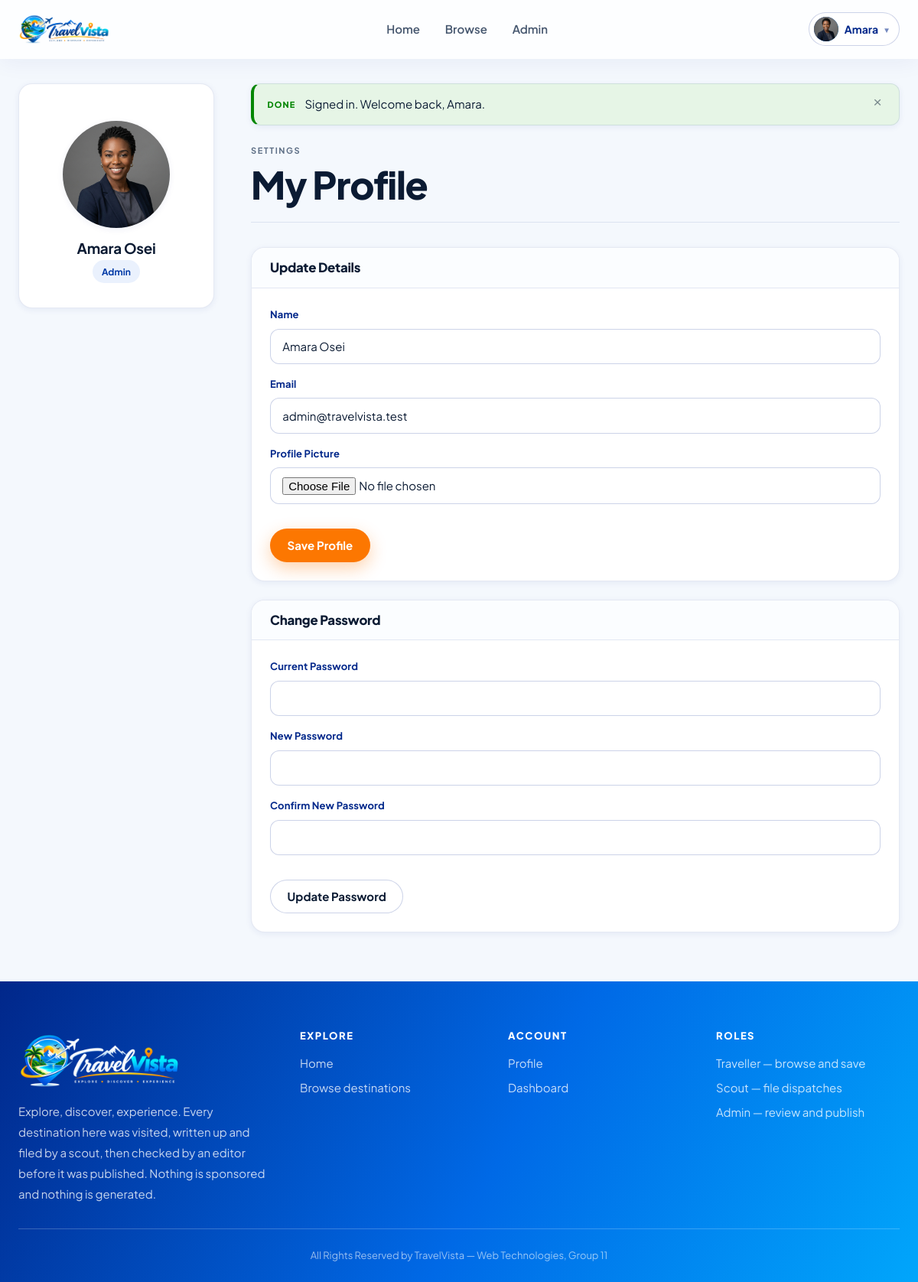
/?page=profile (signed in), run on the app's committed database.
### tables this page shows
CREATE TABLE `users` (
  `id` int(10) unsigned NOT NULL AUTO_INCREMENT,
  `name` varchar(100) NOT NULL,
  `email` varchar(150) NOT NULL,
  `password_hash` varchar(255) NOT NULL,
  `role` enum('admin','scout','user') NOT NULL DEFAULT 'user',
  `is_verified` tinyint(1) NOT NULL DEFAULT 0,
  `profile_picture` varchar(255) DEFAULT NULL,
  `remember_token` varchar(255) DEFAULT NULL,
  `created_at` datetime NOT NULL DEFAULT current_timestamp(),
  PRIMARY KEY (`id`),
  UNIQUE KEY `uq_users_email` (`email`),
  KEY `idx_users_role` (`role`)
);

### core/Controller.php (called while the page is built, shortened)
<?php
class Controller
{
    protected function render(string $view, array $data = [])
    {
        extract($data);
        $user = current_user();
        require APP_ROOT . '/app/Views/layouts/header.php';
        require APP_ROOT . '/app/Views/' . $view . '.php';
        require APP_ROOT . '/app/Views/layouts/footer.php';
    }
}

### app/Controllers/ProfileController.php (called while the page is built, shortened)
<?php
class ProfileController extends Controller
{
    public function index()
    {
        $user = require_login();
        $errors = take_errors();
        $old    = take_old();
        $this->render('profile/index', [
            'pageTitle' => 'Your Profile',
            'pageScripts' => ['validation.js'],
            'errors' => $errors,
            'old' => $old,
            'user' => $user
        ]);
    }
}

### index.php (called while the page is built, shortened)
<?php
require_once APP_ROOT . '/core/Controller.php';
$router = new Router();
$router->add('login', 'AuthController', 'login');
$router->add('register', 'AuthController', 'register');
$router->add('logout', 'AuthController', 'logout');
$router->add('pending', 'AuthController', 'pending');
$router->add('forgot-password', 'AuthController', 'forgotPassword');
$router->add('forgot-password-submit', 'AuthController', 'submitResetRequest');
$router->add('profile', 'ProfileController', 'index');
$router->add('profile/update', 'ProfileController', 'updateDetails');
$router->add('profile/password', 'ProfileController', 'updatePassword');
$router->add('browse', 'PostController', 'browse');
$router->add('post', 'PostController', 'show');
$router->add('wishlist', 'WishlistController', 'index');
$router->add('scout/dashboard', 'ScoutController', 'dashboard');
$router->add('scout/requests', 'ScoutController', 'requests');
$router->add('scout/published', 'ScoutController', 'published');
$router->add('scout/request_form', 'ScoutController', 'requestForm');
$router->add('scout/submit_request', 'ScoutController', 'submitRequest');
$router->add('admin/dashboard', 'AdminController', 'dashboard');
$router->add('admin/users', 'AdminController', 'users');
$router->add('admin/user_action', 'AdminController', 'userAction');
$router->add('admin/requests', 'AdminController', 'requests');
$router->add('admin/review', 'AdminController', 'review');
$router->add('admin/review_action', 'AdminController', 'reviewAction');
$router->add('admin/posts', 'AdminController', 'posts');
$router->add('admin/post_edit', 'AdminController', 'postEdit');
$router->add('admin/post_update', 'AdminController', 'postUpdate');
$router->add('admin/comments', 'AdminController', 'comments');
$router->add('admin/resets', 'AdminController', 'resets');
$router->add('api/wishlist_add', 'WishlistController', 'apiAdd');
$router->add('api/wishlist_remove', 'WishlistController', 'apiRemove');
$router->add('api/comments_add', 'CommentController', 'apiAdd');
$router->add('api/comments_delete', 'CommentController', 'apiDelete');
$router->add('api/posts_filter', 'PostController', 'apiFilter');
$router->add('api/posts_search', 'PostController', 'apiSearch');
$router->add('api/cost_estimate', 'PostController', 'apiCostEstimate');
$router->add('api/check_email', 'AdminController', 'apiCheckEmail');
$router->add('api/admin_approve_request', 'AdminController', 'apiApprove');
$router->add('api/admin_verify_user', 'AdminController', 'apiVerify');
$router->add('api/scout_request_delete', 'ScoutController', 'apiDelete');
$router->add('api/admin_approve_reset', 'AdminController', 'apiApproveReset');
$router->add('home', 'HomeController', 'index');
$page = isset($_GET['page']) ? (string)$_GET['page'] : 'home';
$router->dispatch($page);

### core/Helpers.php (called while the page is built, shortened)
<?php
function e($value): string
{
    return htmlspecialchars((string) $value, ENT_QUOTES | ENT_SUBSTITUTE, 'UTF-8');
}
function url(string $path = ''): string
{
    return BASE_URL . '/' . ltrim($path, '/');
}
function asset(string $path): string
{
    $publicPath = 'public/' . ltrim($path, '/');
    $file = APP_ROOT . '/' . $publicPath;
    $stamp = is_file($file) ? filemtime($file) : 1;
    return url($publicPath) . '?v=' . $stamp;
}
function nav_active(string $needle): bool
{
    $page = isset($_GET['page']) ? (string)$_GET['page'] : 'home';
    return str_ends_with('?page=' . $page, $needle);
}
function avatar_url(?string $picture): ?string
{
    if ($picture && is_file(UPLOAD_DIR . '/avatars/' . $picture)) {
        return url('public/uploads/avatars/' . rawurlencode($picture));
    }
    return null;
}

### core/Auth.php (called while the page is built, shortened)
<?php
function user_id(): ?int
{
    return isset($_SESSION['user_id']) ? (int) $_SESSION['user_id'] : null;
}
function user_role(): ?string
{
    return isset($_SESSION['user_role']) ? (string) $_SESSION['user_role'] : null;
}
function current_user(): ?array
{
    $id = user_id();
    require_once APP_ROOT . '/app/Models/User.php';
    return User::findById($id);
}

### core/Database.php (called while the page is built, shortened)
<?php
class Database
{
    private static $pdo = null;
    public static function pdo(): PDO
    {
        if (self::$pdo === null) {
            $dsn = 'mysql:host=' . DB_HOST . ';port=' . DB_PORT
                 . ';dbname=' . DB_NAME . ';charset=' . DB_CHARSET;
            try {
                self::$pdo = new PDO($dsn, DB_USER, DB_PASS, [
                    PDO::ATTR_ERRMODE            => PDO::ERRMODE_EXCEPTION,
                    PDO::ATTR_DEFAULT_FETCH_MODE => PDO::FETCH_ASSOC,
                    PDO::ATTR_EMULATE_PREPARES   => false,
                ]);
            } catch (PDOException $e) {
                self::fail($e);
            }
        }
        return self::$pdo;
    }
    public static function run(string $sql, array $params = []): PDOStatement
    {
        $statement = self::pdo()->prepare($sql);
        $statement->execute($params);
        return $statement;
    }
    public static function one(string $sql, array $params = []): ?array
    {
        $row = self::run($sql, $params)->fetch();
        return $row === false ? null : $row;
    }
}

### app/Models/User.php (called while the page is built, shortened)
<?php
class User
{
    public static function findById(int $id): ?array
    {
        return Database::one('SELECT * FROM users WHERE id = ?', [$id]);
    }
}

### app/Views/profile/index.php (the view, shortened to what this page needs)
<?php
$avatar = avatar_url(isset($user['profile_picture']) ? $user['profile_picture'] : null);
?>
<div class="wrap shell">
    <aside class="sidenav profile-card">
        <div class="profile-card__head">
            <img src="<?= e($avatar) ?>" alt="Avatar" class="profile-card__avatar">
            <h3 class="profile-card__name"><?= e($user['name']) ?></h3>
            <span class="tag tag--<?= e($user['role']) ?>"><?= e(ucfirst($user['role'])) ?></span>
        </div>
    </aside>
    <div class="shell__main">
        <?php require APP_ROOT . '/app/Views/layouts/flash.php'; ?>
        <div class="page-head">
            <div>
                <span class="eyebrow">Settings</span>
                <h1>My Profile</h1>
            </div>
        </div>
        <div class="panel">
            <div class="panel__head">
                <h2 class="panel__title">Update Details</h2>
            </div>
            <div class="panel__body">
                <form action="<?= url('?page=profile/update') ?>" method="post" enctype="multipart/form-data" class="form stack">
                    <div class="field">
                        <label class="field__label" for="name">Name</label>
                        <input class="input" type="text" id="name" name="name"
                               value="<?= e(isset($old['name']) ? $old['name'] : $user['name']) ?>" required>
                    </div>
                    <div class="field">
                        <label class="field__label" for="email">Email</label>
                        <input class="input" type="email" id="email" name="email"
                               value="<?= e(isset($old['email']) ? $old['email'] : $user['email']) ?>" required>
                    </div>
                    <div class="field">
                        <label class="field__label" for="profile_picture">Profile Picture</label>
                        <input class="input" type="file" id="profile_picture" name="profile_picture" accept="image/jpeg,image/png,image/webp">
                    </div>
                    <div class="mt-4">
                        <button type="submit" class="btn btn--primary">Save Profile</button>
                    </div>
                </form>
            </div>
        </div>
        <div class="panel mt-6">
            <div class="panel__head">
                <h2 class="panel__title">Change Password</h2>
            </div>
            <div class="panel__body">
                <form action="<?= url('?page=profile/password') ?>" method="post" class="form stack">
                    <div class="field">
                        <label class="field__label" for="current_password">Current Password</label>
                        <input class="input" type="password" id="current_password" name="current_password" required>
                    </div>
                    <div class="field">
                        <label class="field__label" for="new_password">New Password</label>
                        <input class="input" type="password" id="new_password" name="new_password" required>
                    </div>
                    <div class="field">
                        <label class="field__label" for="new_password_confirm">Confirm New Password</label>
                        <input class="input" type="password" id="new_password_confirm" name="new_password_confirm" required>
                    </div>
                    <div class="mt-4">
                        <button type="submit" class="btn btn--warning">Update Password</button>
                    </div>
                </form>
            </div>
        </div>
    </div>
</div>

### app/Views/layouts/header.php (shortened to what this page needs)
<?php
$title      = isset($pageTitle) ? $pageTitle : APP_NAME;
$user       = current_user();
$role       = user_role();
$verified   = $user ? (bool) $user['is_verified'] : false;
?>
<!DOCTYPE html>
<html lang="en">
<head>
    <link rel="stylesheet" href="<?= e(asset('css/global.css')) ?>">
</head>
<body class="page-<?= e(str_replace(' ', '-', strtolower($title))) ?>">
<header class="topbar" id="topbar">
    <div class="topbar__inner wrap">
        <a class="brand" href="<?= e(url('?page=home')) ?>" aria-label="<?= e(APP_NAME) ?> home">
            <img class="brand__logo" src="<?= e(asset('images/brand/logo.png')) ?>" alt="<?= e(APP_NAME) ?>">
        </a>
        <nav class="topbar__nav" id="topbarNav" aria-label="Main">
            <a class="topbar__link <?= nav_active('?page=home') ? 'is-active' : '' ?>"
               href="<?= e(url('?page=home')) ?>">Home</a>
            <?php if ($verified): ?>
                <a class="topbar__link <?= nav_active('?page=browse') || nav_active('?page=post') ? 'is-active' : '' ?>"
                   href="<?= e(url('?page=browse')) ?>">Browse</a>
            <?php endif; ?>
            <?php if ($role === 'admin' && $verified): ?>
                <a class="topbar__link <?= str_starts_with(isset($_GET['page']) ? $_GET['page'] : '', 'admin/') ? 'is-active' : '' ?>"
                   href="<?= e(url('?page=admin/dashboard')) ?>">Admin</a>
            <?php endif; ?>
            <div class="topbar__actions">
                <?php if ($user === null): ?>
                    <a class="btn btn--ghost btn--sm" href="<?= e(url('?page=login')) ?>">Sign in</a>
                    <a class="btn btn--primary btn--sm" href="<?= e(url('?page=register')) ?>">Create account</a>
                <?php else: ?>
                    <div class="usermenu" id="userMenu">
                        <button class="usermenu__trigger" type="button" id="userMenuBtn"
                                aria-expanded="false" aria-haspopup="true">
                            <?php $avatar = avatar_url($user['profile_picture']); ?>
                            <?php if ($avatar): ?>
                                <img class="avatar" src="<?= e($avatar) ?>" alt="">
                            <?php else: ?>
                                <span class="avatar" aria-hidden="true"><?= e(initial($user['name'])) ?></span>
                            <?php endif; ?>
                            <span><?= e(strtok($user['name'], ' ')) ?></span>
                            <span class="usermenu__caret" aria-hidden="true">&#9662;</span>
                        </button>
                    </div>
                <?php endif; ?>
            </div>
        </nav>
    </div>
</header>
<main id="main">

### data on the page
users: profile_picture (picture), name "Amara", name "Amara Osei", role "Admin", email "admin@travelvista.test"

### other printed values
$marks[$type] "DONE"
$item['message'] "Signed in. Welcome back, Amara."
APP_NAME "TravelVista"
